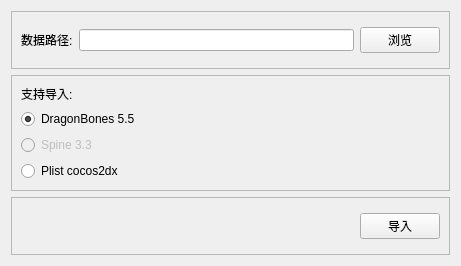
<?xml version="1.0" encoding="UTF-8"?>
<ui version="4.0">
 <class>CImportWnd</class>
 <widget class="QWidget" name="CImportWnd">
  <property name="geometry">
   <rect>
    <x>0</x>
    <y>0</y>
    <width>461</width>
    <height>266</height>
   </rect>
  </property>
  <property name="acceptDrops">
   <bool>true</bool>
  </property>
  <property name="windowTitle">
   <string>Import</string>
  </property>
  <layout class="QGridLayout" name="gridLayout_4">
   <item row="0" column="0">
    <widget class="QFrame" name="frame">
     <property name="frameShape">
      <enum>QFrame::StyledPanel</enum>
     </property>
     <property name="frameShadow">
      <enum>QFrame::Raised</enum>
     </property>
     <layout class="QGridLayout" name="gridLayout">
      <item row="0" column="0">
       <widget class="QLabel" name="label">
        <property name="text">
         <string>数据路径:</string>
        </property>
       </widget>
      </item>
      <item row="0" column="1">
       <widget class="QLineEdit" name="openPathLe">
        <property name="acceptDrops">
         <bool>false</bool>
        </property>
       </widget>
      </item>
      <item row="0" column="2">
       <widget class="QPushButton" name="previewBtn">
        <property name="text">
         <string>浏览</string>
        </property>
       </widget>
      </item>
     </layout>
    </widget>
   </item>
   <item row="1" column="0">
    <widget class="QFrame" name="frame_2">
     <property name="frameShape">
      <enum>QFrame::StyledPanel</enum>
     </property>
     <property name="frameShadow">
      <enum>QFrame::Raised</enum>
     </property>
     <layout class="QGridLayout" name="gridLayout_2">
      <item row="0" column="0">
       <widget class="QLabel" name="label_2">
        <property name="text">
         <string>支持导入:</string>
        </property>
       </widget>
      </item>
      <item row="1" column="0">
       <widget class="QRadioButton" name="dbRb">
        <property name="text">
         <string>DragonBones 5.5</string>
        </property>
        <property name="checked">
         <bool>true</bool>
        </property>
       </widget>
      </item>
      <item row="2" column="0">
       <widget class="QRadioButton" name="spineRb">
        <property name="enabled">
         <bool>false</bool>
        </property>
        <property name="text">
         <string>Spine 3.3</string>
        </property>
       </widget>
      </item>
      <item row="3" column="0">
       <widget class="QRadioButton" name="plistRb">
        <property name="text">
         <string>Plist cocos2dx</string>
        </property>
       </widget>
      </item>
     </layout>
    </widget>
   </item>
   <item row="2" column="0">
    <widget class="QFrame" name="frame_3">
     <property name="frameShape">
      <enum>QFrame::StyledPanel</enum>
     </property>
     <property name="frameShadow">
      <enum>QFrame::Raised</enum>
     </property>
     <layout class="QGridLayout" name="gridLayout_3">
      <item row="0" column="1">
       <widget class="QPushButton" name="importBtn">
        <property name="text">
         <string>导入</string>
        </property>
       </widget>
      </item>
      <item row="0" column="0">
       <spacer name="horizontalSpacer_4">
        <property name="orientation">
         <enum>Qt::Horizontal</enum>
        </property>
        <property name="sizeHint" stdset="0">
         <size>
          <width>258</width>
          <height>20</height>
         </size>
        </property>
       </spacer>
      </item>
     </layout>
    </widget>
   </item>
  </layout>
 </widget>
 <resources/>
 <connections/>
</ui>
